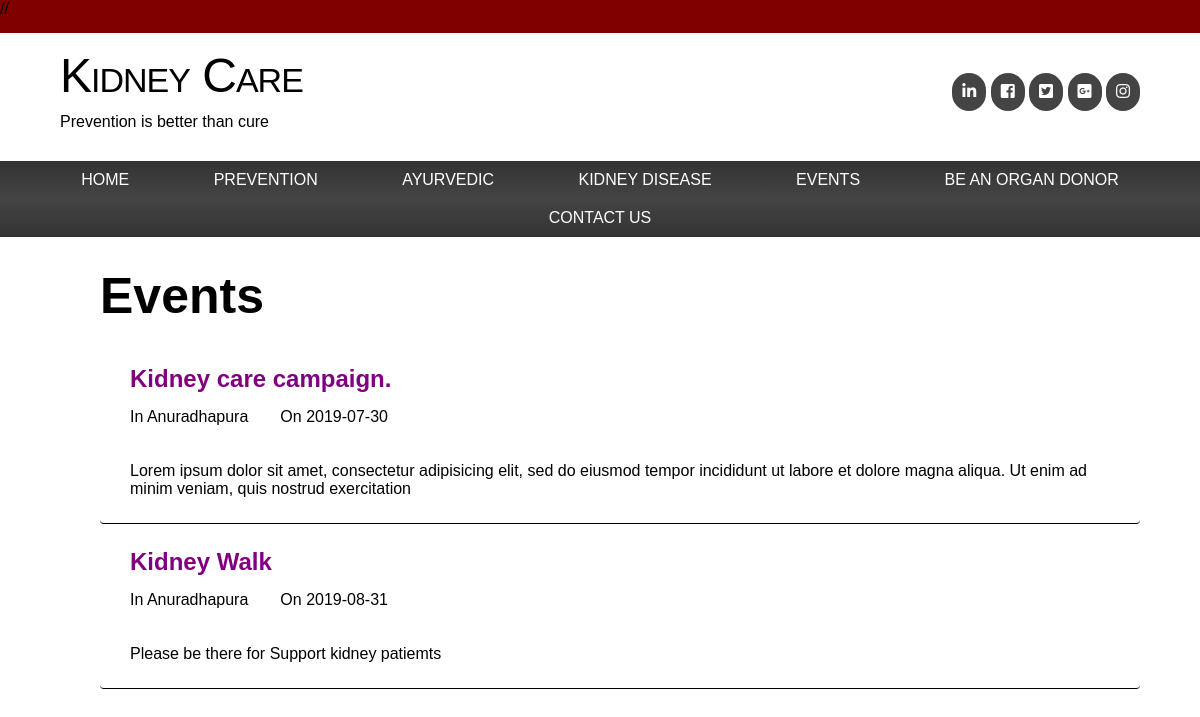
The app's page /view-event-users.php with its own data.
### tables this page shows
CREATE TABLE `events` (
  `event_id` int(11) NOT NULL,
  `a_id` int(11) NOT NULL,
  `event_title` varchar(100) NOT NULL,
  `event_location` varchar(100) NOT NULL,
  `event_date` varchar(50) NOT NULL,
  `event_time` time NOT NULL,
  `event_dis` varchar(200) NOT NULL
);

### view-event-users.php (the view, shortened to what this page needs)
<?php require_once( 'inc/connection.php' );	 ?>
<!DOCTYPE html>
<html>
<head>
	<link rel="stylesheet" type="text/css" href="css/main.css">
	<link rel="stylesheet" type="text/css" href="css/next.css">
	<link rel="stylesheet" href="https://use.fontawesome.com/releases/v5.7.1/css/all.css">
</head>
<body >
	<div class="wrapper">
		<div class="top-bar clearfix">
			<div class="top-bar-links">
				//
			</div>
		</div>
	</div>
<header class="clearfix">
	<div class="logo">
			<h1>Kidney Care</h1>
			<p>Prevention is better than cure</p>
		</div>
		<div class="socialmedia">
			<ul>
				<li><a href="#"><i class="fab fa-linkedin-in fab fw"></i></li></a>
				<li><a href="#"><i class="fab fa-facebook-square fab fw"></i></a></li>
				<li><a href="#"><i class="fab fa-twitter-square fab fw"></i></a></li>
				<li><a href="#"><i class="fab fa-google-plus-square fab fw"></i></a></li>
				<li><a href="#"><i class="fab fa-instagram fab fw"></i></a></li>
			</ul>
		</div>
</header>
	<nav>
		<ul>
			<li><a href="index.php">Home</a></li>
			<li><a href="prevention.php">Prevention</a></li>
			<li><a href="ayur.php">Ayurvedic</a></li>
			<li><a href="#">Kidney Disease</a></li>
			<li><a href="view-event-users.php">Events</a></li>
			<li><a href="add-new-org.php">Be an Organ Donor</a></li>
			<li><a href="#">Contact Us</a></li>
		</ul>
	</nav>
	<main>
		<h1>Events</h1>
		<?php
$query = "SELECT * FROM events ";
$users = mysqli_query($connection,$query);
if ($users) {
	while ($user = mysqli_fetch_assoc($users)){
					echo "<div class ='event-box'>";
					echo "<p id='event_title'>".$user['event_title']."</p>";
					echo "In ".$user['event_location']."&emsp;&emsp;";
					echo "On ".$user['event_date']."<br><br><br>";
					echo $user['event_dis'];
					echo "</p></div>";
	}
}
else{
	echo "Database query failed";
}
?>
	</main>
</body>
</html>

### css/main.css (style rules this page uses)
* { font-family: Arial, Helvetica, sans-serif; }
main { width : 1000px; margin: 30px auto; }
main h1 { margin-bottom : 20px; font-size : 50px; }
.event-box { width: 100%; padding :10px; padding-left: 30px; margin-bottom: 4px ; border-radius: 4px; background-color: #fff; position: relative; border-width: 0.1px; border-bottom-style: solid; }
.event-box p { font-size: 16px; font-weight: bold; }
.event-box #event_title { font-size: 24px; color: purple; }

### css/next.css (style rules this page uses)
* { font-family: Arial, Helvetica, sans-serif; }
* { margin: 0; padding: 0; }
.clearfix { overflow: auto }
a { text-decoration: none; color: red; }
p { margin-top:10px; margin-bottom: 15px; }
.wrapper { width:; margin: 0 auto; }
.top-bar { background: maroon; }
header .logo h1 { font-variant: small-caps; font-weight: normal; font-size: 48px; letter-spacing: -1px; }
header { padding-bottom: 15px; }
header .logo { float: left; margin-left: 60px; margin-top: 15px; }
header .socialmedia ul li { display: inline; }
header .socialmedia { float: right; margin-top: 15px; margin-right: 60px; margin-top: 40px; }
header .socialmedia ul li a { padding: 10px; background: #444; color: #fff; display: inline-block; border-radius: 20px }
nav { margin-top: 20px ; margin: 0 auto; background: #000; background:linear-gradient(#333,#444,#333); text-align: center; width:; }
nav ul { list-style: none; }
nav ul li { display: inline; }
nav ul li a { color: white; text-transform: uppercase; margin: 10px 40px ; display: inline-block; }

### records on screen
events: event_title "Kidney care campaign.", event_location "Anuradhapura", event_date "2019-07-30", event_dis "Lorem ipsum dolor sit amet, consectetur adipisicing elit, sed do eiusmod tempor incididunt ut labore et dolore magna aliqua. Ut enim ad minim veniam, quis nostrud exercitation"
events: event_title "Kidney Walk", event_location "Anuradhapura", event_date "2019-08-31", event_dis "Please be there for Support kidney patiemts"
